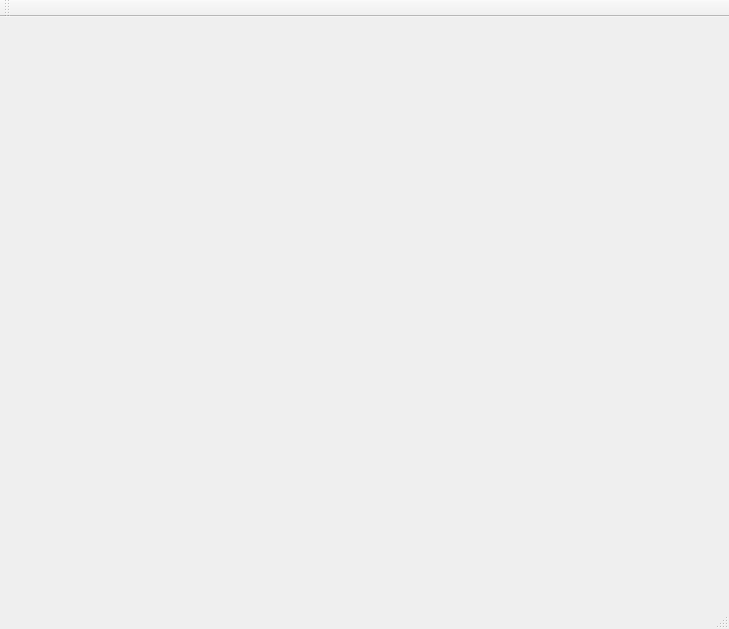
<?xml version="1.0" encoding="UTF-8"?>
<ui version="4.0">
 <class>MainWindow</class>
 <widget class="QMainWindow" name="MainWindow">
  <property name="geometry">
   <rect>
    <x>0</x>
    <y>0</y>
    <width>729</width>
    <height>629</height>
   </rect>
  </property>
  <property name="windowTitle">
   <string>MainWindow</string>
  </property>
  <widget class="QWidget" name="centralWidget">
   <widget class="QLabel" name="picture">
    <property name="geometry">
     <rect>
      <x>40</x>
      <y>30</y>
      <width>320</width>
      <height>480</height>
     </rect>
    </property>
    <property name="text">
     <string/>
    </property>
   </widget>
  </widget>
  <widget class="QMenuBar" name="menuBar">
   <property name="geometry">
    <rect>
     <x>0</x>
     <y>0</y>
     <width>729</width>
     <height>22</height>
    </rect>
   </property>
  </widget>
  <widget class="QToolBar" name="mainToolBar">
   <attribute name="toolBarArea">
    <enum>TopToolBarArea</enum>
   </attribute>
   <attribute name="toolBarBreak">
    <bool>false</bool>
   </attribute>
  </widget>
  <widget class="QStatusBar" name="statusBar"/>
 </widget>
 <layoutdefault spacing="6" margin="11"/>
 <resources/>
 <connections/>
</ui>
